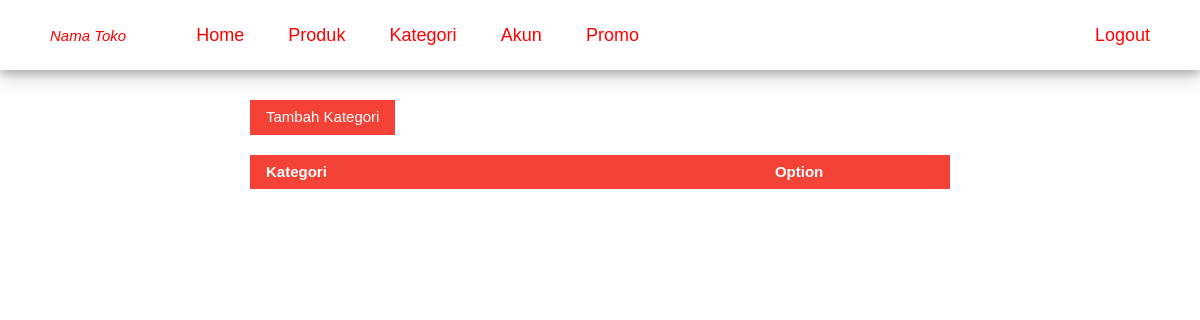
The page /admin/category.php on the database as committed earlier.
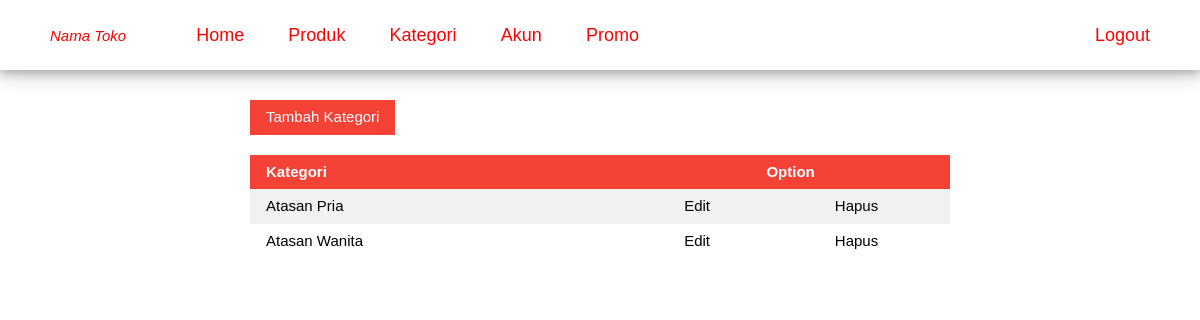
The same page on the database as committed later.
### tables this page shows
CREATE TABLE `category` (
  `idCategory` tinyint(3) UNSIGNED NOT NULL,
  `name` char(20) NOT NULL
);

### admin/category.php (the view, shortened to what this page needs)
<?php
    include "../config/config.php";
?>
<!DOCTYPE html>
<html lang="en">
<head>
    <link rel="stylesheet" type="text/css" href="../style/w3.css">
    <link rel="stylesheet" type="text/css" href="../style/css.css">
</head>
<body>
<?php
    include 'menu.php';
?>
    <div class="isi" style="margin: 0 200px;">
        <button class="w3-btn w3-red" style="margin-bottom: 20px;" onclick="document.getElementById('categoryAdd').style.display='block'">Tambah Kategori</button>
        <table class="w3-table w3-hoverable w3-striped">
            <tr class="w3-red">
                <th>Kategori</th>
                <th colspan="2"><center>Option</center></th>
            </tr>
            <?php
                $sql = "SELECT * FROM category";
                $query = $mysqli->query($sql);
                while($row = $query->fetch_assoc()){
                    if($row['idCategory'] != 1){
                    ?>
                    <tr>
                        <td><?php echo $row['name']; ?></td>
                        <td><center><a class="option" onclick="editDashboard(<?php echo $row['idCategory'].",'".$row['name']."'"; ?>)">Edit</a></center></td>
                        <td><center><a onclick="categoryDelete(<?php echo $row['idCategory']; ?>,'<?php echo $row['name']; ?>')" class="option">Hapus</a></center></td>
                    </tr>
                    <?php
                    }
                }
            ?>
        </table>
    </div>
</body>
</html>

### admin/menu.php
<div class="header w3-card-4">
    <p class="toko"><i>Nama Toko</i></p>
    <a href="index.php"><button>Home</button></a>
    <a href="product.php"><button>Produk</button></a>
    <a href="category.php"><button>Kategori</button></a>
    <a href="account.php"><button>Akun</button></a>
    <a href="sale.php"><button>Promo</button></a>
    <button style="float: right;">Logout</button>
</div>

### style/w3.css (style rules this page uses)
html { -ms-text-size-adjust:100%;-webkit-text-size-adjust:100% }
body { margin:0 }
a { -webkit-tap-highlight-color:transparent;background-color:transparent }
button,input,optgroup,select,textarea { color:inherit;font:inherit;margin:0 }
button { overflow:visible }
button,select { text-transform:none }
button,html input[type=button],input[type=reset],input[type=submit] { -webkit-appearance:button;cursor:pointer }
html,body { font-family:Verdana,sans-serif;font-size:15px;line-height:1.5 }
a { color:inherit }
table { border-collapse:collapse;border-spacing:0;width:100%;display:table }
table,th,td { border:none }
.w3-striped tbody tr:nth-child(even) { background-color:#f1f1f1 }
.w3-table td,.w3-table th,.w3-table-all td,.w3-table-all th { padding:6px 8px;display:table-cell;text-align:left;vertical-align:top }
.w3-table th:first-child,.w3-table td:first-child,.w3-table-all th:first-child,.w3-table-all td:first-child { padding-left:16px }
.w3-btn,.w3-btn-block { border:none;display:inline-block;outline:0;padding:6px 16px;vertical-align:middle;overflow:hidden;text-decoration:none !important;color:#fff;background-color:#000;text-align:center;cursor:pointer;white-space:nowrap }
.w3-btn,.w3-btn-floating,.w3-btn-floating-large { -webkit-touch-callout:none;-webkit-user-select:none;-khtml-user-select:none;-moz-user-select:none;-ms-user-select:none;user-select:none; }
.w3-navbar a,.w3-topnav a,.w3-sidenav a,.w3-dropnav a,.w3-pagination li a,.w3-hoverable tbody tr,.w3-btn,.w3-btn-floating,.w3-btn-floating-large,.w3-hover-opacity,.w3-hover-shadow,.w3-accordion-content a,.w3-dropdown-content a,.w3-dropdown-click:hover,.w3-dropdown-hover:hover,.w3-opennav,.w3-closenav,.w3-closebtn, .w3-hover-amber,.w3-hover-aqua,.w3-hover-blue,.w3-hover-light-blue,.w3-hover-brown,.w3-hover-cyan,.w3-hover-blue-grey,.w3-hover-green,.w3-hover-light-green,.w3-hover-indigo,.w3-hover-khaki,.w3-hover-lime,.w3-hover-orange,.w3-hover-deep-orange,.w3-hover-pink, .w3-hover-purple,.w3-hover-deep-purple,.w3-hover-red,.w3-hover-sand,.w3-hover-teal,.w3-hover-yellow,.w3-hover-white,.w3-hover-black,.w3-hover-grey,.w3-hover-light-grey,.w3-hover-dark-grey,.w3-hover-text-amber,.w3-hover-text-aqua,.w3-hover-text-blue,.w3-hover-text-light-blue, .w3-hover-text-brown,.w3-hover-text-cyan,.w3-hover-text-blue-grey,.w3-hover-text-green,.w3-hover-text-light-green,.w3-hover-text-indigo,.w3-hover-text-khaki,.w3-hover-text-lime,.w3-hover-text-orange,.w3-hover-text-deep-orange,.w3-hover-text-pink,.w3-hover-text-purple, .w3-hover-text-deep-purple,.w3-hover-text-red,.w3-hover-text-sand,.w3-hover-text-teal,.w3-hover-text-yellow,.w3-hover-text-white,.w3-hover-text-black,.w3-hover-text-grey,.w3-hover-text-light-grey,.w3-hover-text-dark-grey { -webkit-transition:all 0.3s ease;transition:all 0.3s ease }
.w3-card-4,.w3-hover-shadow:hover { box-shadow:0 4px 8px 0 rgba(0,0,0,0.2),0 6px 20px 0 rgba(0,0,0,0.19) !important }
.w3-red,.w3-hover-red:hover { color:#fff !important;background-color:#f44336 !important }

### style/css.css (style rules this page uses)
.header { padding: 20px 30px 0 0; height: 70px; }
.toko { color: red; float: left; margin: 5px 50px; }
.header button { text-decoration: none; color: red; margin-top: -20px; background-color: white; border: none; height: 70px; font-size: 18px; padding: 0 20px; }
.header a { text-decoration: none; width: 100%; color: red; }
.isi { padding: 30px 50px; }
.option { text-decoration: none; cursor: pointer; }

Rows that differ between the two databases and show on the page:
added category: name "Atasan Pria"
added category: name "Atasan Wanita"
